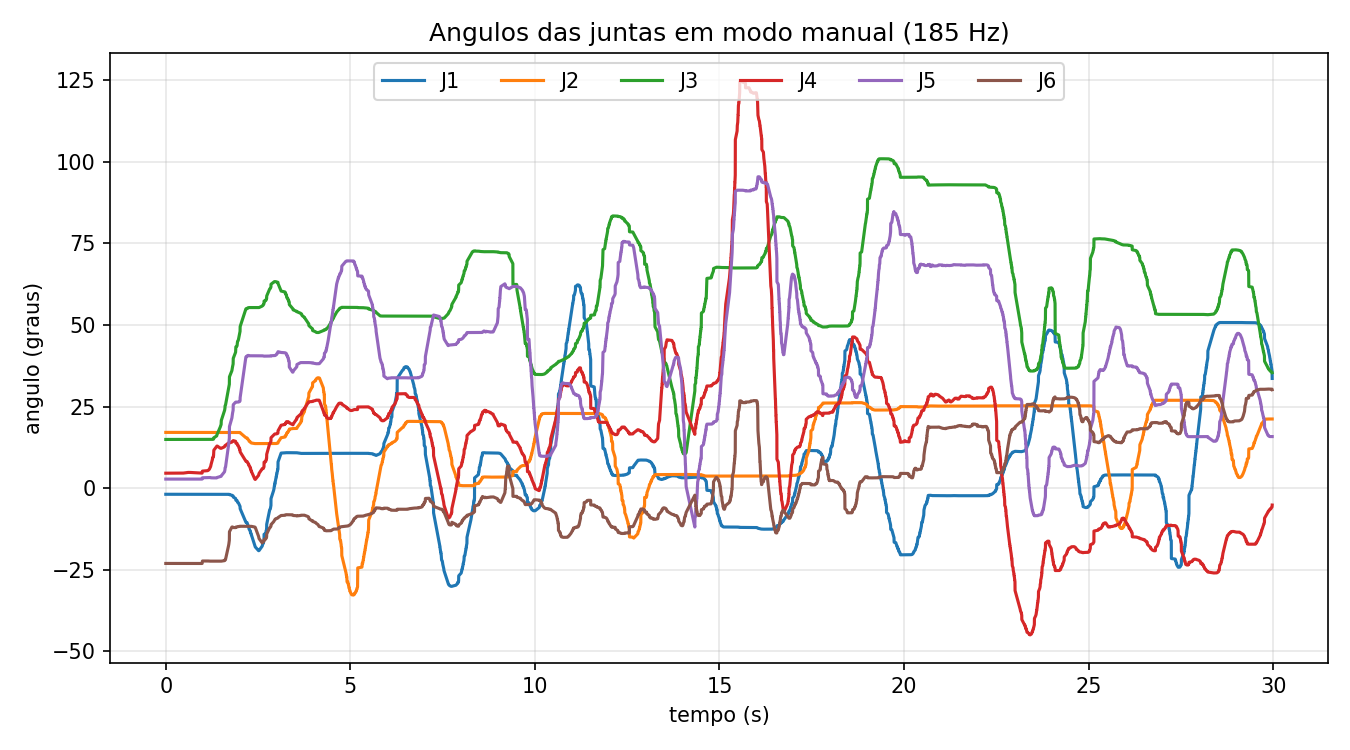

Recreate this plot in Python.
# LW0 Parte 1 - item 5: log_joints.py
# Le os 6 angulos das juntas durante 30 s, o mais depressa possivel,
# enquanto um colega guia o braco a mao em modo manual.
# Resultado: log_joints.csv (tempo + J1..J6) e, se houver matplotlib, log_joints.png.
import time
import csv
from xarm.wrapper import XArmAPI

ROBOT_IP = '192.168.1.189'   # <-- mudar
DURACAO = 30                 # segundos
PRINT_CSV = False            # True para imprimir os dados na consola (util no Python IDE do Studio)

try:
    from safe_session import safe_session, ok
except ImportError:          # se safe_session.py nao estiver na mesma pasta
    from xarm.wrapper import XArmAPI
    def ok(code, o_que):
        if code != 0:
            raise RuntimeError(f'{o_que} falhou com code={code}')
    def safe_session(ip):
        arm = XArmAPI(ip, is_radian=False)
        arm.clean_warn(); arm.clean_error()
        ok(arm.motion_enable(enable=True), 'motion_enable')
        ok(arm.set_mode(0), 'set_mode(0)'); ok(arm.set_state(0), 'set_state(0)')
        return arm

arm = safe_session(ROBOT_IP)

# Modo manual (modo 2). A carga da TCP TEM de estar certa (0.28 kg com a garra).
ok(arm.set_mode(2), 'set_mode(2)')
ok(arm.set_state(0), 'set_state(0)')
for s in (3, 2, 1):
    print(f'a comecar em {s}...'); time.sleep(1)
print(f'A GRAVAR {DURACAO} s - guiem o braco a mao')

tempos, dados, falhas = [], [], 0
t0 = time.perf_counter()
try:
    while True:
        t = time.perf_counter() - t0
        if t >= DURACAO:
            break
        code, ang = arm.get_servo_angle(is_real=True)   # angulos MEDIDOS
        if code == 0:
            tempos.append(t)
            dados.append(ang[:6])
        else:
            falhas += 1
finally:
    # Sair sempre do modo manual, mesmo que algo corra mal
    arm.set_mode(0); arm.set_state(0)
    arm.disconnect()

# Cadencia de amostragem
n = len(tempos)
dts = [b - a for a, b in zip(tempos, tempos[1:])]
cadencia = (n - 1) / (tempos[-1] - tempos[0])
print(f'amostras: {n} | leituras falhadas: {falhas}')
print(f'cadencia media: {cadencia:.1f} Hz')
print(f'intervalo medio: {1000*sum(dts)/len(dts):.2f} ms | maximo: {1000*max(dts):.2f} ms')

# Guardar CSV
with open('log_joints.csv', 'w', newline='') as f:
    w = csv.writer(f)
    w.writerow(['t_s', 'J1', 'J2', 'J3', 'J4', 'J5', 'J6'])
    for t, a in zip(tempos, dados):
        w.writerow([f'{t:.4f}'] + [f'{x:.4f}' for x in a])
print('dados guardados em log_joints.csv')

if PRINT_CSV:
    print('t_s,J1,J2,J3,J4,J5,J6')
    for t, a in zip(tempos, dados):
        print(f'{t:.4f},' + ','.join(f'{x:.4f}' for x in a))

# Grafico theta_1..6(t)
try:
    import matplotlib
    matplotlib.use('Agg')
    import matplotlib.pyplot as plt
    fig, ax = plt.subplots(figsize=(9, 5))
    for j in range(6):
        ax.plot(tempos, [a[j] for a in dados], label=f'J{j+1}')
    ax.set_xlabel('tempo (s)')
    ax.set_ylabel('angulo (graus)')
    ax.set_title(f'Angulos das juntas em modo manual ({cadencia:.0f} Hz)')
    ax.legend(ncol=6, loc='upper center')
    ax.grid(True, alpha=0.3)
    fig.tight_layout()
    fig.savefig('log_joints.png', dpi=150)
    print('grafico guardado em log_joints.png')
except ImportError:
    print('matplotlib nao disponivel: facam o grafico depois com plot_joints.py')
